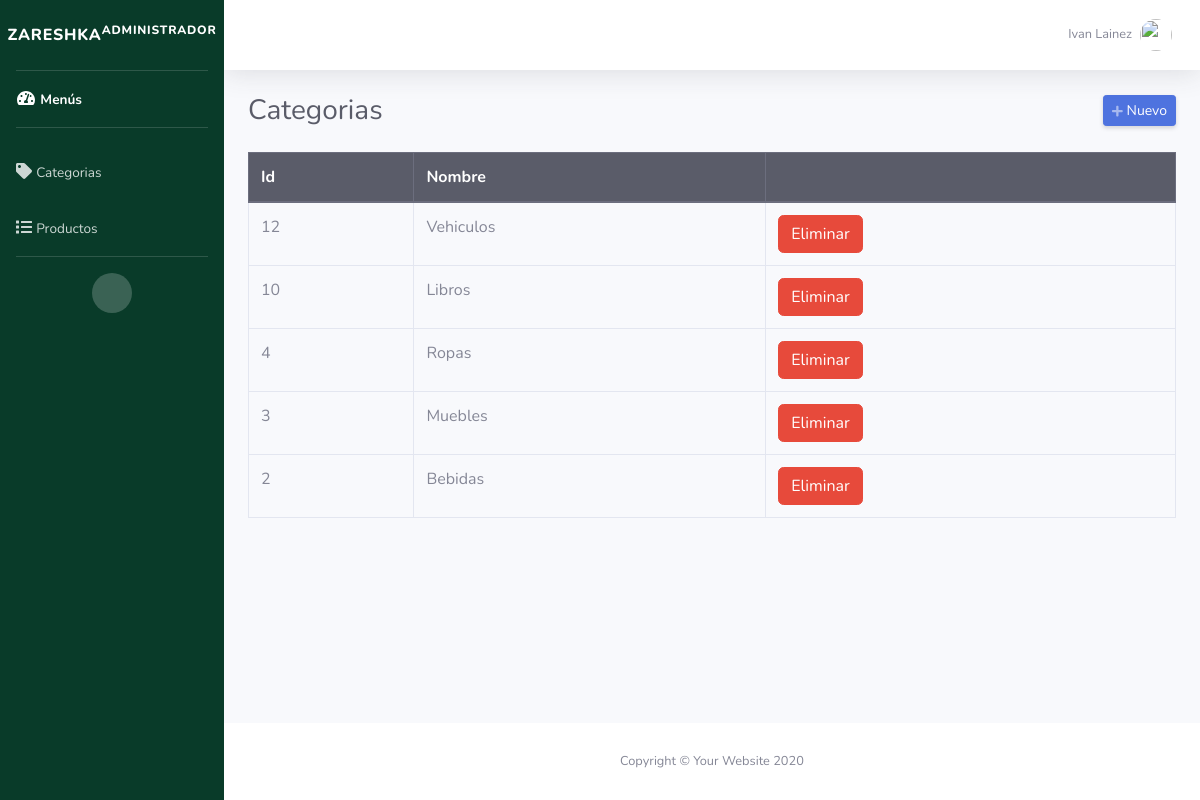
/admin/categorias.php (signed in), run on the app's committed database.
### tables this page shows
CREATE TABLE `categorias` (
    `id` int(11) NOT NULL,
    `categoria` varchar(50) NOT NULL
);

### admin/categorias.php (the view, shortened to what this page needs)
<?php
require_once "../config/conexion.php";
include("includes/header.php");
?>
<div class="d-sm-flex align-items-center justify-content-between mb-4">
    <h1 class="h3 mb-0 text-gray-800">Categorias</h1>
    <a href="#" class="d-none d-sm-inline-block btn btn-sm btn-primary shadow-sm" id="abrirCategoria"><i class="fas fa-plus fa-sm text-white-50"></i> Nuevo</a>
</div>
<div class="row">
    <div class="col-md-12">
        <div class="table-responsive">
            <table class="table table-hover table-bordered" style="width: 100%;">
                <thead class="thead-dark">
                    <tr>
                        <th>Id</th>
                        <th>Nombre</th>
                        <th></th>
                    </tr>
                </thead>
                <tbody>
                    <?php
                    $query = mysqli_query($conexion, "SELECT * FROM categorias ORDER BY id DESC");
                    while ($data = mysqli_fetch_assoc($query)) { ?>
                        <tr>
                            <td><?php echo $data['id']; ?></td>
                            <td><?php echo $data['categoria']; ?></td>
                            <td>
                                <form method="post" action="eliminar.php?accion=cli&id=<?php echo $data['id']; ?>" class="d-inline eliminar">
                                    <button class="btn btn-danger" type="submit">Eliminar</button>
                                </form>
                            </td>
                        </tr>
                    <?php } ?>
                </tbody>
            </table>
        </div>
    </div>
</div>
<?php include("includes/footer.php"); ?>

### data on the page
categorias: id "12", categoria "Vehiculos"
categorias: id "10", categoria "Libros"
categorias: id "4", categoria "Ropas"
categorias: id "3", categoria "Muebles"
categorias: id "2", categoria "Bebidas"

### other printed values
$_SESSION['nombre'] "Ivan Lainez"
